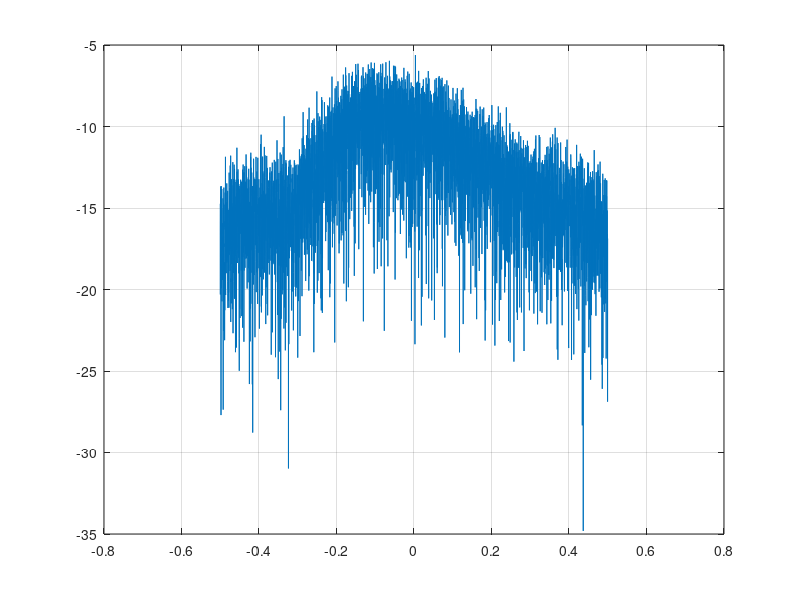

Reproduce this figure in MATLAB.
load soundingSignal40-48.mat
load data/rx_data_test4.mat

%%
% rx_data_reshaped = reshape(rx_data, [21000,4]);
% rx_data1 = rx_data_reshaped(:, 1).';
% rx_data2 = rx_data_reshaped(:, 2).';
% rx_data3 = rx_data_reshaped(:, 3).';
% rx_data4 = rx_data_reshaped(:, 4).';

%%
current_data = rx_data;

nfft = 4096;
r = current_data(10501:10501+nfft-1);
R = fft(r,nfft);

FF = -0.5:1/nfft:0.5-1/nfft;
figure(4);
% stem(FF,10*log10(abs(fftshift(R)))); grid on;
% ax = gca;
% ax.Children.BaseLine.BaseValue = -60;
% ax.Children.Marker = 'none';
plot(FF,10*log10(abs(fftshift(R)))); grid on;

willie = zeros(length(current_data)-length(s),1);
for idx = 1:length(willie)
    willie(idx) = current_data(idx:idx+length(s)-1) * s';
end

% figure(1);
% subplot(311); plot(real(willie)); grid on;
% subplot(312); plot(imag(willie)); grid on;
% subplot(313); plot(abs(willie)); grid on;

